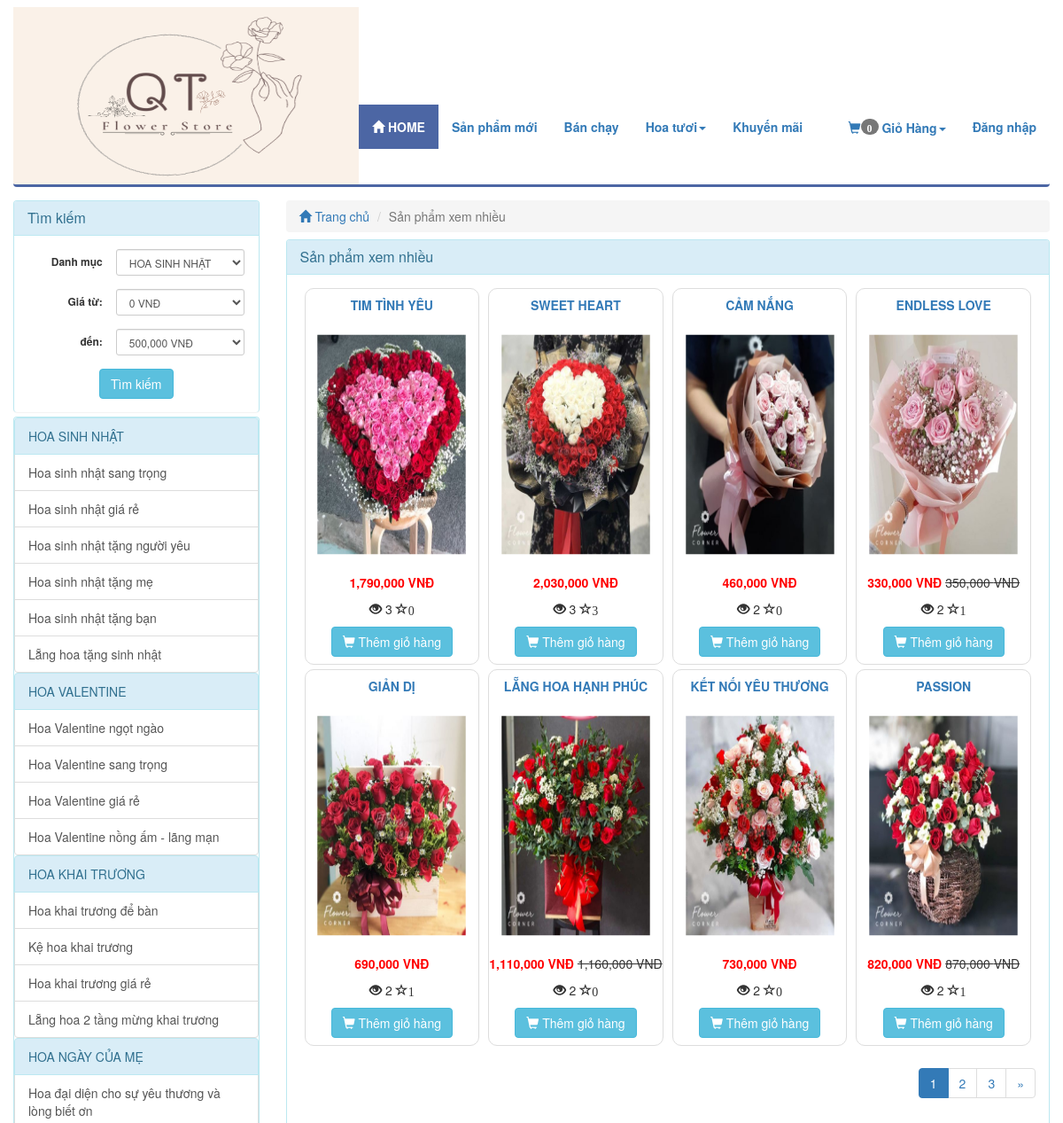
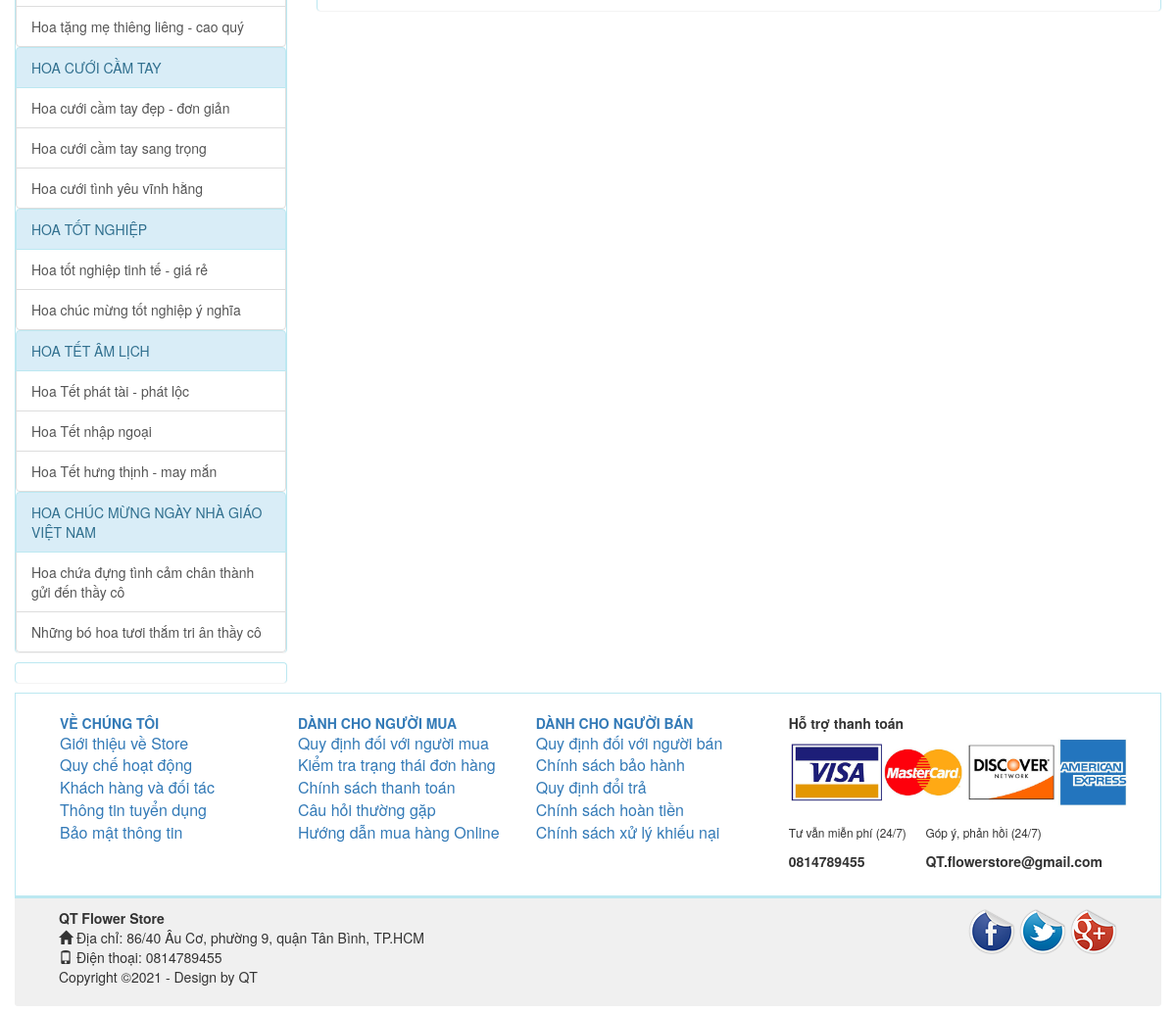
The page /index.php/product/views on the database its author committed (2 pictures, top to bottom).
### tables this page shows
CREATE TABLE `catalog` (
  `id` int(11) NOT NULL,
  `name` varchar(100) NOT NULL,
  `description` varchar(255) DEFAULT NULL,
  `parent_id` int(11) NOT NULL,
  `sort_order` tinyint(4) NOT NULL,
  `created` datetime NOT NULL
);

CREATE TABLE `product` (
  `id` int(255) NOT NULL,
  `catalog_id` int(11) NOT NULL,
  `name` varchar(255) NOT NULL,
  `content` text NOT NULL,
  `price` decimal(15,2) NOT NULL DEFAULT 0.00,
  `discount` int(11) DEFAULT 0,
  `image_link` varchar(100) NOT NULL,
  `image_list` text NOT NULL,
  `view` int(11) NOT NULL DEFAULT 0,
  `buyed` int(255) NOT NULL,
  `rate_total` int(255) NOT NULL DEFAULT 4,
  `rate_count` int(255) NOT NULL DEFAULT 1,
  `created` int(11) NOT NULL
);

### application/controllers/Product.php (called while the page is built, shortened)
<?php
class Product extends MY_Controller {
	public function __construct()
	{
		parent::__construct();
		$this->load->model('product_model');
		$this->load->model('catalog_model');
	}
	public function views()
	{
		$input = array();
		$input['order'] = array('view','DESC');
		$this->load->library('pagination');
		$base_url = base_url('product/views');
		$total =20;
		$per = 8;
		$uri = 3;
		$config = pagination($base_url,$total,$per,$uri);
		$segment = $this->uri->segment(3);
		$segment = intval($segment);
		$input['limit'] = array($config['per_page'],$segment);
		$product_list = $this->product_model->get_list($input);
		$this->data['product_list'] = $product_list;
		$this->data['temp']='site/product/views';
		$this->load->view('site/layoutsub',$this->data);
	}
}

### index.php (called while the page is built, shortened)
<?php
require_once BASEPATH.'core/CodeIgniter.php';

### application/core/MY_Controller.php (called while the page is built, shortened)
<?php
class MY_Controller extends CI_Controller {
	function __construct()
	{
		$controller = $this->uri->segment(1);
		switch ($controller) {
			default:
				$input = array();
				$input['where'] = array('parent_id' => '1');
				$input['order'] = array('sort_order', 'ASC');
				$catalog = $this->catalog_model->get_list($input);
				foreach ($catalog as $value) {
					$input= array();
					$input['where'] = array('parent_id' => $value->id);
					$input['order'] = array('sort_order', 'ASC');
					$sub = $this->catalog_model->get_list($input);
					$value->sub=$sub;
				}
				break;
		}
	}
}

### application/core/MY_Model.php (called while the page is built, shortened)
<?php if ( ! defined('BASEPATH')) exit('No direct script access allowed');
class MY_Model extends CI_Model {
    var $table = '';
    var $key = 'id';
    var $order = '';
    function get_list($input = array())
    {
        $query = $this->db->get($this->table);
        return $query->result();
    }
    protected function get_list_set_input($input = array())
    {
        if ((isset($input['where'])) && $input['where'])
        {
            $this->db->where($input['where']);
        }
        if (isset($input['order'][0]) && isset($input['order'][1]))
        {
            $this->db->order_by($input['order'][0], $input['order'][1]);
        }
        else
        {
            $order = ($this->order == '') ? array($this->table.'.'.$this->key, 'desc') : $this->order;
            $this->db->order_by($order[0], $order[1]);
        }
        if (isset($input['limit'][0]) && isset($input['limit'][1]))
        {
            $this->db->limit($input['limit'][0], $input['limit'][1]);
        }
    }
}
?>

### application/views/site/product/views.php (the view)
<div class="col-xs-12 col-sm-9 col-md-9 col-lg-9 clearpaddingr">
	<div class="col-xs-12 col-sm-12 col-md-12 col-lg-12 clearpadding">
		<ol class="breadcrumb">
		  <li><a href="<?php echo base_url(); ?>"><span class="glyphicon glyphicon-home" aria-hidden="true"></span> Trang chủ</a></li>
		  <li class="active">Sản phẩm xem nhiều</li>
		</ol>
		<div class="panel panel-info">
		  <div class="panel-heading">
		    <h3 class="panel-title">Sản phẩm xem nhiều</h3>
		  </div>
		  <div class="panel-body">
		  	<div class="col-xs-12 col-sm-12 col-md-12 col-lg-12 clearpadding">
		  		<?php foreach ($product_list as $value) {
		  			$name = covert_vi_to_en($value->name);
	  				$name = strtolower($name);
	  				 ?>
					<div class="col-xs-12 col-sm-6 col-md-3 col-lg-3 re-padding">
			  			<div class="product_item">
			  				<p class="product_name" ><a href="<?php echo base_url($name.'-p'.$value->id); ?>" ><?php echo $value->name; ?></a></p>
			  				<div class="product-image">
			  					<a href="<?php echo base_url($name.'-p'.$value->id); ?>"><img src="<?php echo base_url(); ?>upload/product/<?php echo $value->image_link; ?>" alt="" class=""></a>
			  				</div>
			  				<?php if ($value->discount>0) {
			  					$new_price = $value->price - $value->discount; ?>
			  					<p><span class='price text-right'><?php echo number_format($new_price); ?> VNĐ</span> <del class="product-discount"><?php echo number_format($value->price); ?> VNĐ</del></p>
			  				<?php }else{ ?>
								<p><span class='price text-right'><?php echo number_format($value->price); ?> VNĐ</span></p>
			  				<?php	} ?>
							<p><span class="glyphicon glyphicon-eye-open" aria-hidden="true" title="Số lượt xem"></span> <?php echo $value->view; ?> <span class="glyphicon glyphicon-star-empty" aria-hidden="true" title="Số lượng đặt mua"><?php echo $value->buyed; ?></p>
							<a href="<?php echo base_url('cart/add/'.$value->id); ?>"><button class='btn btn-info'><span class="glyphicon glyphicon-shopping-cart" aria-hidden="true"></span> Thêm giỏ hàng</button></a>
			  			</div>
					</div>
				<?php } ?>
		  	</div>
			 <?php echo $this->pagination->create_links(); ?>
		  </div>
		</div>
	</div>
</div>

### application/views/site/sidebar.php (shortened to what this page needs)
<?php
	$catalog_id = isset($catalog_id)?$catalog_id:NULL;
	$price_from = isset($price_from)?$price_from:NULL;
	$price_to = isset($price_to)?$price_to:NULL;
 ?>
<div class="col-xs-12 col-sm-3 col-md-3 col-lg-3 clearpaddingl">
	<div class="panel panel-info" style="margin-bottom: 5px;">
		<div class="panel-heading">
		    <h3 class="panel-title">Tìm kiếm</h3>
		</div>
	    <div class="panel-body">
	  	    <form class="form-horizontal text-center" method="post" action="<?php echo base_url('product/search'); ?>">
				<div class="form-group form-group-sm">
					<label class="col-sm-5 clearpaddingl control-label" for="formGroupInputSmall">Danh mục</label>
					<div class="col-sm-7" style="padding-left: 0px">
				    	<select class="form-control" name="catalog_id">
				    		<?php foreach ($catalog as $value) { ?>
							  	<option value="<?php echo $value->id; ?>" style='font-weight: bold' <?php if($value->id==$catalog_id) echo 'selected'; ?>><?php echo $value->name; ?></option>
								 </div>
							  	<?php } ?>
				<div class="form-group form-group-sm">
					<label class="col-sm-5 control-label" for="formGroupInputSmall">Giá từ:</label>
					<div class="col-sm-7" style="padding-left: 0px">
				    	<select class="form-control" name="price_from">
				    	<?php for ($i=0; $i < 3300000; $i = $i + 300000) { ?>
				    		<option value="<?php echo $i ?>" <?php if($i==$price_from) echo 'selected'; ?>><?php echo number_format($i); ?> VNĐ</option>
				    	<?php } ?>
						</select>
				    </div>
				</div>
				<div class="form-group form-group-sm">
					<label class="col-sm-5 control-label" for="formGroupInputSmall">đến:</label>
					<div class="col-sm-7" style="padding-left: 0px">
				    	<select class="form-control" name="price_to">
				    	<?php for ($i=500000; $i < 5300000; $i = $i + 300000) { ?>
				    		<option value="<?php echo $i ?>" <?php if($i==$price_to) echo 'selected'; ?>><?php echo number_format($i); ?> VNĐ</option>
				    	<?php } ?>
						</select>
				    </div>
				</div>
				<button class="btn btn-info" type="submit" name='submit'>Tìm kiếm</button>
	<div class="panel panel-info">
	  <div class="panel-body" style="padding:0px">
	  	<div class="list-group">
	  	<?php foreach ($catalog as $value)
	  	{
	  		$name = covert_vi_to_en($value->name);
	  		$name = strtolower($name);
	  	?>
	  	<div class="list-group">
	  		<a href="<?php echo base_url($name.'-c'.$value->id); ?>" class="list-group-item active">
		    <?php echo $value->name; ?>
		  	</a>
		  <?php foreach ($value->sub as $val) {
		  	$namesub = covert_vi_to_en($val->name);
	  		$namesub = strtolower($namesub);
	  		?>
		  	<a href="<?php echo base_url($namesub.'-c'.$val->id); ?>" class="list-group-item"><?php echo $val->name; ?></a>
		  <?php } ?>
		 </div>
	  	<?php } ?>
	    </div>
	  </div>
	</div>
	<div class="panel panel-info" style="margin-top:10px;margin-bottom:10px;">
	  <div class="panel-body" style="padding:0px;">
	  </div>
	</div>

### public/site/css/style.css (style rules this page uses)
.clearpadding { padding-left: 0px; padding-right: 0px; }
.clearpaddingl { padding-left: 0px; }
.clearpaddingr { padding-right: 0px; }
.re-padding { padding-right: 5px; padding-left: 5px; }
.panel { margin-bottom: 0px; border-bottom:none; }
.product_item { border: 1px solid #DDDDDD; border-radius: 10px; text-align: center; padding-top: 8px; padding-bottom: 8px; margin-bottom: 5px; }
.product_name { max-height: 20px; text-transform: uppercase; font-size: 14px; color: #337ab7; font-weight: bold; }
.price { color: red; font-weight: bold; }
.product-image { margin-top:8px; margin-bottom:8px; }
.product-image img { width: 95%; height: 275px; -webkit-transform:scale(0.9); -moz-transform:scale(0.9); -o-transform:scale(0.9); transition: all .4s ease; -webkit-transition: all .4s ease; -moz-transition: all .4s ease; -o-transition: all .4s ease; }
.breadcrumb { margin-bottom: 8px; }
.list-group { margin-bottom: 0px; }
.list-group-item.active, .list-group-item.active:hover, .list-group-item.active:focus { color: #31708f; background-color: #d9edf7; border-color: #bce8f1; }

### rows shown on the page
catalog: name "HOA SINH NHẬT"
catalog: name "Hoa sinh nhật sang trọng"
catalog: name "Hoa sinh nhật giá rẻ"
catalog: name "Hoa sinh nhật tặng người yêu"
catalog: name "Hoa sinh nhật tặng mẹ"
catalog: name "Hoa sinh nhật tặng bạn"
catalog: name "Lẵng hoa tặng sinh nhật"
catalog: name "HOA VALENTINE"
catalog: name "Hoa Valentine ngọt ngào"
catalog: name "Hoa Valentine sang trọng"
catalog: name "Hoa Valentine giá rẻ"
catalog: name "Hoa Valentine nồng ấm - lãng mạn"
catalog: name "HOA KHAI TRƯƠNG"
catalog: name "Hoa khai trương để bàn"
catalog: name "Kệ hoa khai trương"
catalog: name "Hoa khai trương giá rẻ"
catalog: name "Lẵng hoa 2 tầng mừng khai trương"
catalog: name "HOA NGÀY CỦA MẸ"
catalog: name "Hoa đại diện cho sự yêu thương và lòng biết ơn"
catalog: name "Hoa tặng mẹ thiêng liêng - cao quý"
catalog: name "HOA CƯỚI CẦM TAY"
catalog: name "Hoa cưới cầm tay đẹp - đơn giản"
catalog: name "Hoa cưới cầm tay sang trọng"
catalog: name "Hoa cưới tình yêu vĩnh hằng"
catalog: name "HOA TỐT NGHIỆP"
catalog: name "Hoa tốt nghiệp tinh tế - giá rẻ"
catalog: name "Hoa chúc mừng tốt nghiệp ý nghĩa"
catalog: name "HOA TẾT ÂM LỊCH"
catalog: name "Hoa Tết phát tài - phát lộc"
catalog: name "Hoa Tết nhập ngoại"
catalog: name "Hoa Tết hưng thịnh - may mắn"
catalog: name "HOA CHÚC MỪNG NGÀY NHÀ GIÁO VIỆT NAM"
catalog: name "Hoa chứa đựng tình cảm chân thành gửi đến thầy cô"
catalog: name "Những bó hoa tươi thắm tri ân thầy cô"
product: name "TIM TÌNH YÊU", image_link (picture), price "1,790,000", view "3", buyed "0"
product: name "SWEET HEART", image_link (picture), price "2,030,000", view "3", buyed "3"
product: name "CẢM NẮNG", image_link (picture), price "460,000", view "2", buyed "0"
product: name "ENDLESS LOVE", image_link (picture), new_price "330,000", price "350,000", view "2", buyed "1"
product: name "GIẢN DỊ", image_link (picture), price "690,000", view "2", buyed "1"
product: name "LẴNG HOA HẠNH PHÚC", image_link (picture), new_price "1,110,000", price "1,160,000", view "2", buyed "0"
product: name "KẾT NỐI YÊU THƯƠNG", image_link (picture), price "730,000", view "2", buyed "0"
product: name "PASSION", image_link (picture), new_price "820,000", price "870,000", view "2", buyed "1"

### other values the page prints
$total_items "0"
$this->pagination->create_links() "1 2 3 »"
form field catalog_id "HOA SINH NHẬT"
form field price_from "0 VNĐ"
form field price_to "500,000 VNĐ"
